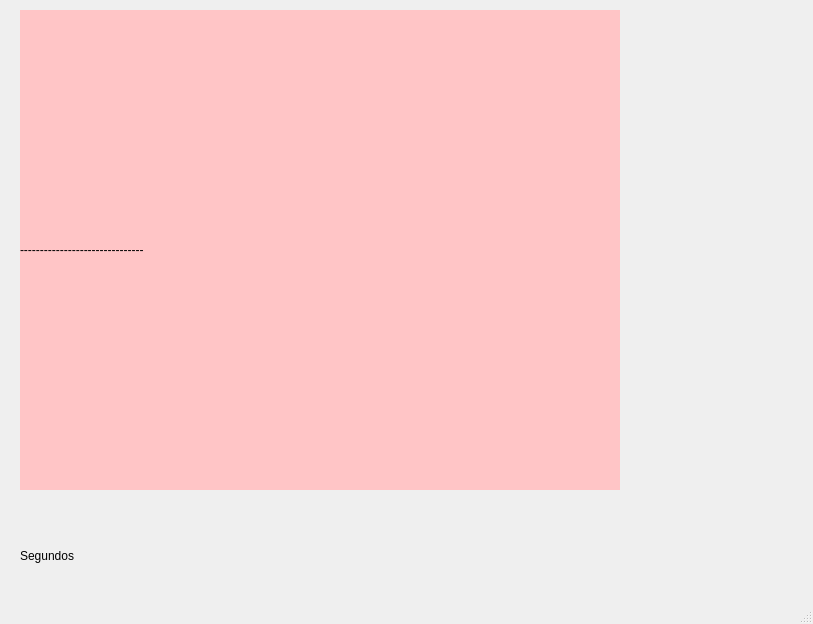
<?xml version="1.0" encoding="UTF-8"?>
<ui version="4.0">
 <class>MainWindow</class>
 <widget class="QMainWindow" name="MainWindow">
  <property name="geometry">
   <rect>
    <x>0</x>
    <y>0</y>
    <width>813</width>
    <height>624</height>
   </rect>
  </property>
  <property name="windowTitle">
   <string>MainWindow</string>
  </property>
  <widget class="QWidget" name="centralwidget">
   <widget class="QLabel" name="cameraLabel">
    <property name="enabled">
     <bool>true</bool>
    </property>
    <property name="geometry">
     <rect>
      <x>20</x>
      <y>10</y>
      <width>600</width>
      <height>480</height>
     </rect>
    </property>
    <property name="styleSheet">
     <string notr="true">background-color: rgb(255, 197, 198);</string>
    </property>
    <property name="text">
     <string>-------------------------------</string>
    </property>
   </widget>
   <widget class="QLabel" name="timeLabel">
    <property name="geometry">
     <rect>
      <x>20</x>
      <y>530</y>
      <width>321</width>
      <height>51</height>
     </rect>
    </property>
    <property name="styleSheet">
     <string notr="true">font: 18pt &quot;Arial&quot;;</string>
    </property>
    <property name="text">
     <string>Segundos</string>
    </property>
   </widget>
  </widget>
  <widget class="QMenuBar" name="menubar">
   <property name="geometry">
    <rect>
     <x>0</x>
     <y>0</y>
     <width>813</width>
     <height>26</height>
    </rect>
   </property>
  </widget>
  <widget class="QStatusBar" name="statusbar"/>
 </widget>
 <resources/>
 <connections/>
</ui>
